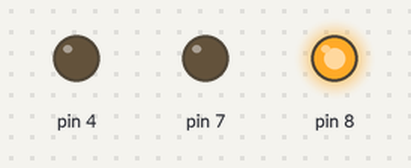
Bench run of a sketch on a simulated Arduino Uno, built with avr-gcc and run on an emulated ATmega328P. Shown: output pins drawn as LEDs (lit = HIGH).

Above: at 0.5 s.
At 1.5 s:
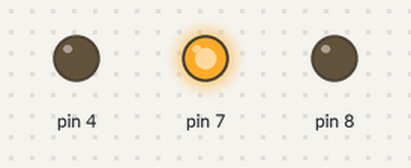
At 2.5 s:
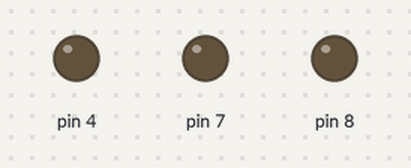
At 3.5 s:
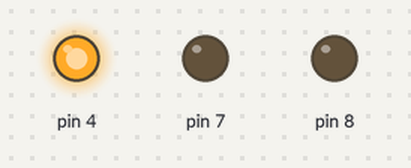
Timing chart, 0 to 5.2 s (numbered marks = the images above):
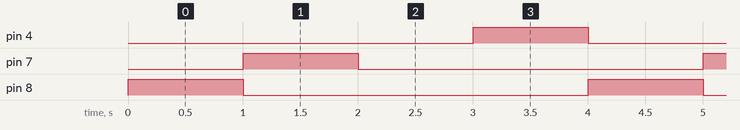

The sketch:

MiniAssign4.ino
```cpp
void setup() {
  // Set pin 13 as an output using in-line assembly
  asm volatile(
    "sbi %[ddr], %[bit] \n" // Set bit 0 in DDRB to configure PB0 as an output
    :
    : [ddr] "I" (0x04), // DDRB Register
      [bit] "I" (0)
  );

  asm volatile(
    "sbi %[ddr], %[bit] \n" // Set bit 7 in DDRD to configure PD7 as an output
    :
    : [ddr] "I" (0x0A), // DDRD Register
      [bit] "I" (7)
  );

  asm volatile(
    "sbi %[ddr], %[bit] \n" // Set bit 4 in DDRD to configure PD4 as an output
    :
    : [ddr] "I" (0x0A), // DDRD Register
      [bit] "I" (4)
  );
}

void loop() {
  asm volatile(
    "sbi %[port], %[bit] \n"
    :
    : [port] "I" (0x05),
      [bit] "I" (0)
  );

  delay(1000);

  asm volatile(
    "cbi %[port], %[bit] \n" // Fixed: /n → \n
    :
    : [port] "I" (0x05),
      [bit] "I" (0)
  );

  asm volatile(
    "sbi %[port], %[bit] \n" // Fixed: /n → \n
    :
    : [port] "I" (0x0B),
      [bit] "I" (7)
  );

  delay(1000);

  asm volatile(
    "cbi %[port], %[bit] \n" // Fixed: /n → \n
    :
    : [port] "I" (0x0B),
      [bit] "I" (7)
  );

  delay(1000);

  asm volatile(
    "sbi %[port], %[bit] \n" // Fixed: /n → \n
    :
    : [port] "I" (0x0B),
      [bit] "I" (4)
  );

  delay(1000);

  asm volatile(
    "cbi %[port], %[bit] \n" // Fixed: /n → \n
    :
    : [port] "I" (0x0B),
      [bit] "I" (4)
  );
}
```

Measured:
- by itself, pin 4, pin 7, pin 8: alternates HIGH for 1.0 s and LOW for 3.0 s
- by itself, everything shown: repeats every 4.0 s, in 5 steps
